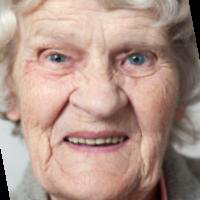
%> input picture matlab-version/face images/0_10/1061.png, 200 x 200 px
$ octave --eval "result = extract_eye_face_ratio(imread('face images/0_10/1061.png'));"   (GNU Octave 9; MATLAB toolbox functions it lacks are replaced by stand-ins)
%> lines starting %> are read from the running program, lines starting %| are printed output that depends on the picture
function eyeFaceRatio = extract_eye_face_ratio(img)
    faceDetector = vision.CascadeObjectDetector();
    faceDetector.MergeThreshold = 1;
    grayImg = rgb2gray(img);
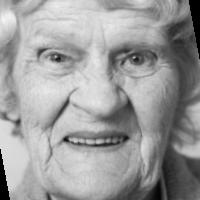
%> grayImg: size 200x200 uint8; min 0, max 245, mean 155.5
    faceBBox = step(faceDetector, grayImg);
%> faceBBox = [14 1 166 166]

    if isempty(faceBBox)
        %disp('⚠️ Visage non détecté');
        eyeFaceRatio = NaN;
        return;
    end
    eyeDetector = vision.CascadeObjectDetector('EyePairBig');
    upperFace = [faceBBox(1,1), faceBBox(1,2), faceBBox(1,3), round(faceBBox(1,4) * 0.5)];
%> upperFace = [14 1 166 83]
    roiUpperFace = imcrop(img, upperFace);
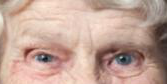
%> roiUpperFace: size 84x167x3 uint8; mean R, G, B 194.7, 163.9, 150.8
%> (the run ends here)

$ run again, on matlab-version/face images/0_10/1522.png
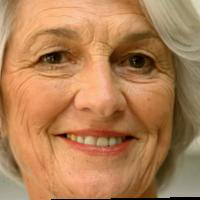
%> input picture matlab-version/face images/0_10/1522.png, 200 x 200 px
%> in extract_eye_face_ratio, `grayImg = rgb2gray(img);`:
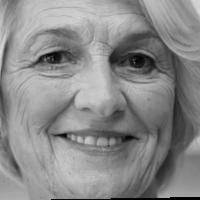
%> grayImg: size 200x200 uint8; min 0, max 219, mean 137.3
%> faceBBox = [5 5 171 171]
%> upperFace = [5 5 171 86]
%> in extract_eye_face_ratio, `roiUpperFace = imcrop(img, upperFace);`:
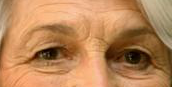
%> roiUpperFace: size 87x172x3 uint8; mean R, G, B 186.4, 134.2, 89.3

$ run again, on matlab-version/face images/0_10/1554.png
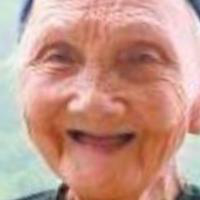
%> input picture matlab-version/face images/0_10/1554.png, 200 x 200 px
%> in extract_eye_face_ratio, `grayImg = rgb2gray(img);`:
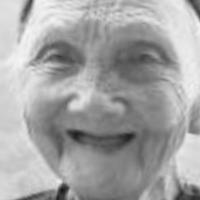
%> grayImg: size 200x200 uint8; min 19, max 247, mean 164.5
%> faceBBox = []

$ run again, on matlab-version/face images/0_10/284.png
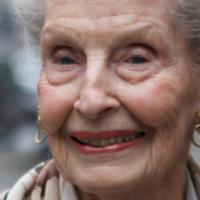
%> input picture matlab-version/face images/0_10/284.png, 200 x 200 px
%> in extract_eye_face_ratio, `grayImg = rgb2gray(img);`:
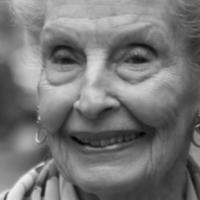
%> grayImg: size 200x200 uint8; min 3, max 245, mean 117.8
%> faceBBox = []
